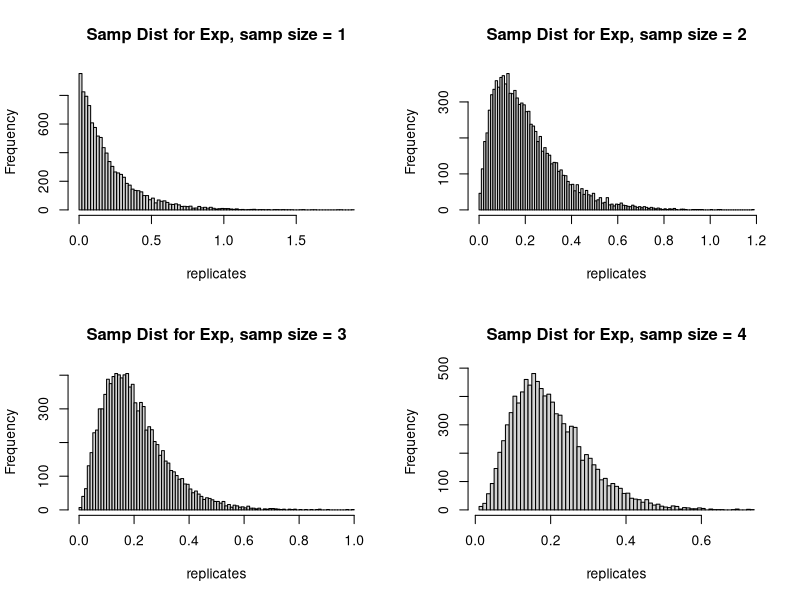
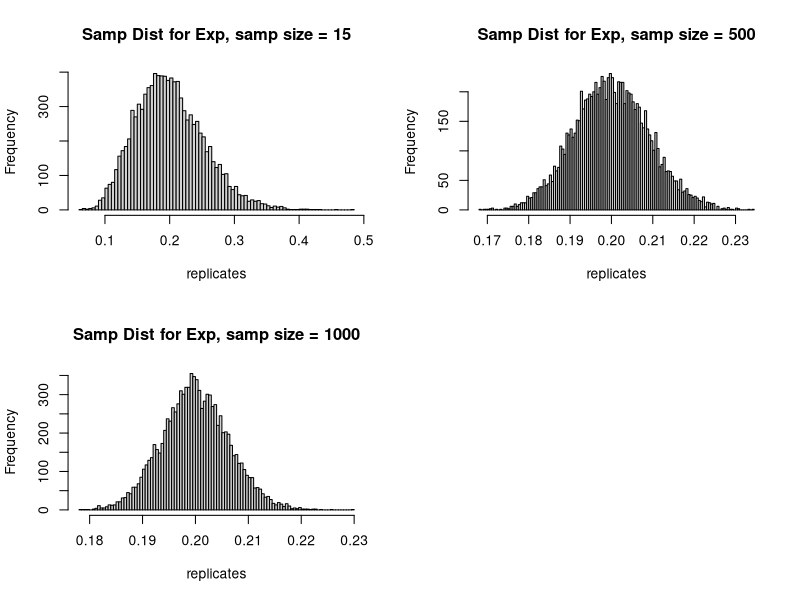

Reproduce these figures in R, in order.
## ---- chunk 1
sample(c(1,2,3,4,5,6), 1) + sample(c(1,2,3,4,5,6), 1)
## ---- chunk 2
n <- 10000
sum_die <- replicate(n, sum(sample.int(6, 2, replace = TRUE)))
print(sum_die)
## ---- chunk 3
frequencies <- table(sum_die) / 10000
print(frequencies)
## ---- chunk 4
frequencies[names(frequencies) == 4]
# The theoretical value for P(sum = 4) obtained from the homework is 1/12. 
# The empirical probabilities obtained match that closely - it is usually within
# .010
## ---- chunk 5
#define the function 'exactly_one_cell'sds
#takes input number of cells,
exactly_one_cell <- function(n) {
  num_filled_cells = length(unique(sample.int(n, n, replace = TRUE)))
  if (num_filled_cells == n-1){
    return(TRUE)
  }
  return(FALSE)
}
## ---- chunk 6
n <- 3
#balls_to_cell_exp <- replicate(100000, exactly_one_cell(n))
#mean(balls_to_cell_exp)
theoretical_value <- choose(n, 2)*factorial(n)/(n^n)
theoretical_value
## ---- chunk 7
exp_run_times = 1000
print("Check this")
for(n in c(3, 6, 9, 15)) {
  successes = sum(replicate(exp_run_times, exactly_one_cell(n)))/exp_run_times
  theoretical_value <- choose(n, 2)*factorial(n)/(n^n)
  print(abs(successes - theoretical_value))
}
# Upon repeated runs of this code, the difference in theoretical value
# and the experimental value are close. The most it tends to differ by is 0.01
## ---- chunk 8
  samp_sizes  <- c(1, 2, 3, 4, 15, 500, 1000)
  
  par(mfrow=c(2,2))
  for(size in samp_sizes){
    replicates <- replicate(10000, {
      mean(rexp(size, rate = 5))
    })
    hist(replicates, breaks = 100,
         main = paste("Samp Dist for Exp, samp size =", size ))
}
## ---- chunk 9

## ---- chunk 10

## ---- chunk 11

## ---- chunk 12

## ---- chunk 13

## ---- chunk 14

## ---- chunk 15

## ---- chunk 16
mean_estimate_two_samps <- function(delta){
  samp1 <- rnorm(10, mean = 2, sd = 3)
samp2 <- rnorm(20, mean = 2, sd = 6)
  return(delta*mean(samp1) + (1-delta)*mean(samp2))
}
## ---- chunk 17
B <- 100000
means <- replicate(B,mean_estimate_two_samps(3/4))
## ---- chunk 18
mean(means)
var(means)
## ---- chunk 19
delta <- 3/4

var <- delta^2*(3^2)/10 + (1-delta)^2*(8^2)/20
var
## ---- chunk 20

## ---- chunk 21

## ---- chunk 22

## ---- chunk 23
